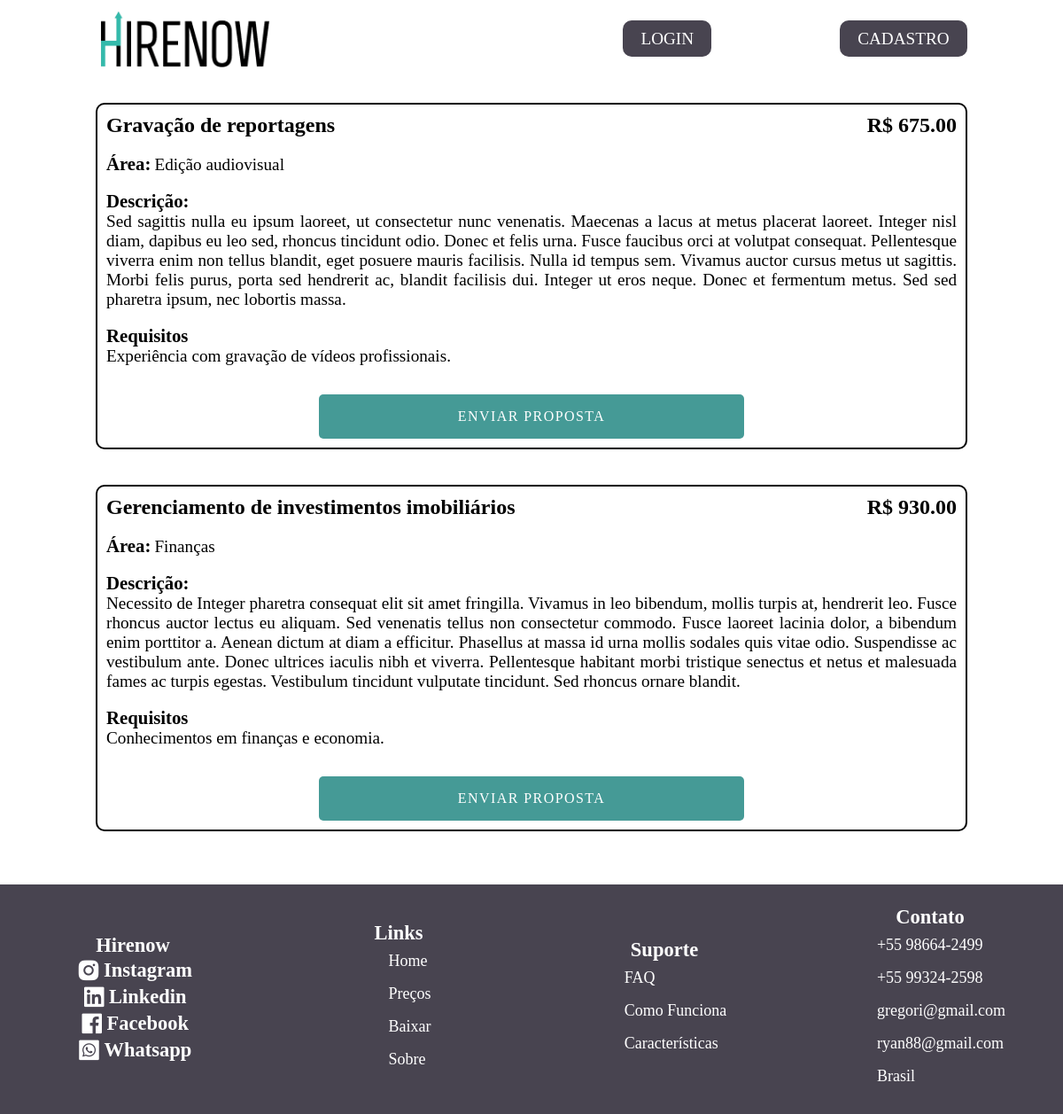
/amostra_vagas/estrutura_vagas.php, run on the app's committed database.
### tables this page shows
CREATE TABLE `vagas` (
  `idVagas` int(11) NOT NULL,
  `id_empresa` int(11) NOT NULL,
  `nome_empresa` varchar(60) NOT NULL,
  `titulo` varchar(45) NOT NULL,
  `area` varchar(45) NOT NULL,
  `tipo` int(1) NOT NULL COMMENT '1 - Onlide\n2 - Presencial',
  `requisitos` varchar(255) NOT NULL,
  `descricao` longtext NOT NULL,
  `pagamento` decimal(8,2) NOT NULL,
  `status_vaga` int(1) NOT NULL
);

### amostra_vagas/estrutura_vagas.php (the view, shortened to what this page needs)
<!DOCTYPE html>
<html lang="pt-br">
<head>
    <link href="https://unpkg.com/boxicons@2.1.4/css/boxicons.min.css" rel="stylesheet"/>
    <link rel="stylesheet" href="vagas.css">
    <link rel="stylesheet" href="../rodape/rodape.css">
</head>
<body>
    <?php
        include '../config/config.php';
        $query = "SELECT * FROM hirenow.vagas WHERE status_vaga = 0";
        $stmt = $conexao->query($query);
        $list_vagas = $stmt->fetchAll(PDO::FETCH_ASSOC);
    ?>
    <header>
        <div class="logo-home">
            <img src="../Imagens/logos/hirenow_word.png" alt="" id="logo-text">
        </div>
        <nav>
            <ul type="none">
                <li id="li-login"><a href="../login_cadastro/login.php" class="a-btn">Login</a></li>
                <li><a href="../login_cadastro/opcao_cadastro.php" class="a-btn">Cadastro</a></li>
            </ul>
        </nav>
    </header>
    <div class="vagas">
    <?php foreach($list_vagas as $vagas): ?>
        <div class="content-vaga">
            <div class="vaga">
                <div class="topo-vaga">
                    <h3><?= $vagas["titulo"] ?></h3>
                    <h3>R$ <?= $vagas["pagamento"] ?></h3>
                </div>
                <br>
                <h4 style="display: inline-block;">Área: </h4>
                <p style="display: inline-block;"><?= $vagas["area"] ?></p>
                <br>
                <br>
                <h4>Descrição:</h4>
                <p style="text-align: justify;"><?= $vagas["descricao"] ?></p>
                <br>
                <div class="requisitos-content">
                    <h4>Requisitos</h4>
                    <p><?= $vagas["requisitos"] ?></p>
                </div>
                <div class="contetnt-btn-vaga">
                    <a href="../login_cadastro/login.php" class="btn-proposta">Enviar proposta</a>
                </div>
            </div>
        </div>
    <?php endforeach; ?>
    </div>
    <?php
        include '../rodape/rodape.php';
    ?>
</body>
</html>

### rodape/rodape.php
    <footer class="rodape">
        <div class="div1">
            <ul class="ul-rod">
                <h2>Hirenow</h2>
                <div class="content-redes">
                    <i class='bx bxl-instagram-alt' style='color:#ffffff; font-size: 2em;' ></i>
                    <h3>Instagram</h3>
                </div>
                <div class="content-redes">
                    <i class='bx bxl-linkedin-square' style='color:#ffffff; font-size: 2em;'  ></i>
                    <h3>Linkedin</h3>
                </div>
                <div class="content-redes">
                    <i class='bx bxl-facebook-square' style='color:#ffffff; font-size: 2em;' ></i>
                    <h3>Facebook</h3>
                </div>
                <div class="content-redes">
                    <i class='bx bxl-whatsapp-square' style='color:#ffffff; font-size: 2em;' ></i>
                    <h3>Whatsapp</h3>
                </div>
            </ul>
        </div>
        <div class="div2">
            <ul class="ul-rod" type="none">
            <h2>Links</h2>
                <li style="list-style: none;">
                    <a href="#" class="ancor">Home</a><br>
                    <a href="#" class="ancor">Preços</a><br>
                    <a href="#" class="ancor">Baixar</a><br>
                    <a href="#" class="ancor">Sobre</a>
                </li>
            </ul>
        </div>
        <div class="div3">
            <ul class="ul-rod"  type="none">
                <h2>Suporte</h2>
                <li style="list-style: none;">
                    <a href="#" class="ancor">FAQ</a><br>
                    <a href="#" class="ancor">Como Funciona</a><br>
                    <a href="#" class="ancor">Características</a>
                </li>
            </ul>
        </div>
        <div class="div4">
            <ul class="ul-rod"  type="none">
                <h2>Contato</h2>
                <li style="list-style: none;">
                    <a href="#" class="ancor">+55 98664-2499</a><br>
                    <a href="#" class="ancor">+55 99324-2598</a><br>
                    <a href="#" class="ancor">gregori@gmail.com</a><br>
                    <a href="#" class="ancor">ryan88@gmail.com</a><br>
                    <a href="#" class="ancor">Brasil</a>
                </li>
            </ul>
        </div>
</footer>

### amostra_vagas/vagas.css (style rules this page uses)
* { margin: 0; padding: 0; border: none; }
body { display: flex; justify-content: center; flex-direction: column; overflow-x: hidden; }
header { width: 100vw; display: flex; justify-content: space-around; margin-top: 1%; }
.logo-home { display: flex; justify-self: center; padding-left: 5%; width: 40%; }
img#logo-text { margin-left: 8%; width: 40%; }
nav { width: 50%; display: flex; justify-content: center; align-items: center; }
ul { display: flex; justify-content: center; align-items: center; width: 100%; height: 100%; }
#li-login { margin-right: 20%; }
a.a-btn { text-transform: uppercase; text-decoration: none; color: white; background: #484450; border-radius: 10px; padding: 10px 20px 10px 20px; }
.content-vaga { width: 100vw; display: flex; justify-content: center; }
.vaga { width: 80%; border: 2px solid black; margin-top: 5vh; border-radius: 10px; padding: 10px; }
.topo-vaga { display: flex; justify-content: space-between; }
h3 { font-size: 1.5em; }
h4 { font-size: 1.3em; }
p { font-size: 1.2em; }
li { margin-left: 25px; font-size: 1.2em; }
.contetnt-btn-vaga { width: 100%; display: flex; justify-content: center; }
a.btn-proposta { text-decoration: none; line-height: 5.5vh; margin-left: 25%; margin-right: 25%; text-align: center; font-size: 1em; padding: 3px; position: relative; width: 100%; height: 5.5vh; border-radius: 5px; border: none; margin-top: 4vh; background-color: #459A96; color: #fff; cursor: pointer; letter-spacing: 0.09em; text-transform: uppercase; transition-duration: 0.5s; }

### rodape/rodape.css (style rules this page uses)
.rodape { width: 100%; display:flex; justify-content: space-between; margin-top: 5%; padding-top: 2%; padding-bottom: 2%; font-size: 15px; background-color: #484450; }
h2 { color: white; }
.div1 { justify-content: space-between; width: 25vw; }
.div1 ul { display: flex; flex-direction: column; align-items: center; }
.content-redes { display: flex; align-items: center; }
.content-redes h3 { color: white; margin-left: 1.5%; }
.div2 { display: flex; justify-content: center; width: 25vw; }
.div3 { display: flex; justify-content: center; width: 25vw; }
.div4 { display: flex; justify-content: center; width: 25vw; }
a.ancor { justify-content:space-between; display:inline-flex; align-items:center; text-decoration: none; padding: 8px; color: white; font-weight: 100; border-radius: 40px; }
.ul-rod { display: flex; flex-direction: column; align-items: center; height: 100%; }

### data on the page
vagas: titulo "Gravação de reportagens", pagamento "675.00", area "Edição audiovisual", descricao "Sed sagittis nulla eu ipsum laoreet, ut consectetur nunc venenatis. Maecenas a lacus at metus placerat laoreet. Integer nisl diam, dapibus eu leo sed, rhoncus tincidunt odio. Donec et felis urna. Fusce faucibus orci at volutpat consequat. Pellentesque viverra enim non tellus blandit, eget posuere mauris facilisis. Nulla id tempus sem. Vivamus auctor cursus metus ut sagittis. Morbi felis purus, porta sed hendrerit ac, blandit facilisis dui. Integer ut eros neque. Donec et fermentum metus. Sed sed pharetra ipsum, nec lobortis massa.", requisitos "Experiência com gravação de vídeos profissionais."
vagas: titulo "Gerenciamento de investimentos imobiliários", pagamento "930.00", area "Finanças", descricao "Necessito de Integer pharetra consequat elit sit amet fringilla. Vivamus in leo bibendum, mollis turpis at, hendrerit leo. Fusce rhoncus auctor lectus eu aliquam. Sed venenatis tellus non consectetur commodo. Fusce laoreet lacinia dolor, a bibendum enim porttitor a. Aenean dictum at diam a efficitur. Phasellus at massa id urna mollis sodales quis vitae odio. Suspendisse ac vestibulum ante. Donec ultrices iaculis nibh et viverra. Pellentesque habitant morbi tristique senectus et netus et malesuada fames ac turpis egestas. Vestibulum tincidunt vulputate tincidunt. Sed rhoncus ornare blandit.", requisitos "Conhecimentos em finanças e economia."
